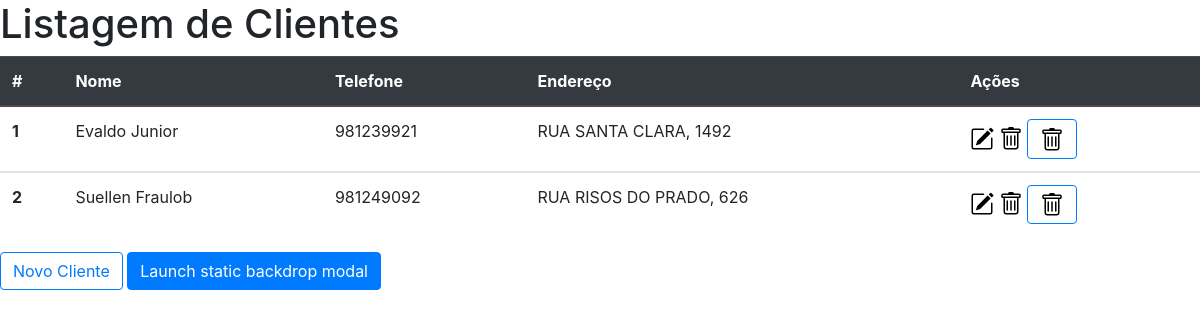
Screenshot of /clientes/listarCliente/ with the database file from the repository.
### clientes/models.py (models this page shows, shortened)
class Pessoa(models.Model):
    UF_CHOICES = (
        ('AC', 'Acre'),
        ('AL', 'Alagoas'),
        ('AP', 'Amapá'),
        ('BA', 'Bahia'),
        ('CE', 'Ceará'),
        ('DF', 'Distrito Federal'),
        ('ES', 'Espírito Santo'),
        ('GO', 'Goiás'),
        ('MA', 'Maranão'),
        ('MG', 'Minas Gerais'),
        ('MS', 'Mato Grosso do Sul'),
        ('MT', 'Mato Grosso'),
        ('PA', 'Pará'),
        ('PB', 'Paraíba'),
        ('PE', 'Pernanbuco'),
        ('PI', 'Piauí'),
        ('PR', 'Paraná'),
        ('RJ', 'Rio de Janeiro'),
        ('RN', 'Rio Grande do Norte'),
        ('RO', 'Rondônia'),
        ('RR', 'Roraima'),
        ('RS', 'Rio Grande do Sul'),
        ('SC', 'Santa Catarina'),
        ('SE', 'Sergipe'),
        ('SP', 'São Paulo'),
        ('TO', 'Tocantins')
    )
    TIPO_CHOICES = (
        ('FISICA', 'Física'),
        ('JURIDICA', 'Jurídica')
    )
    nome = models.CharField(max_length=200)
    celular = models.CharField(max_length=30, null= True)
    nome_fantasia = models.CharField(max_length=200, null=True)
    cpf_cnpj = models.CharField(max_length=30, null=True)
    rg_ie = models.CharField(max_length=30, null=True)
    whatsApp = models.CharField(max_length=30, null= True)
    email = models.EmailField(max_length=200, null=True)
    tipo_cliente = models.CharField(choices=TIPO_CHOICES, max_length=10, default=TIPO_CHOICES[0])
    cep = models.CharField(max_length=15, null=True)
    uf = models.CharField(max_length=2, choices=UF_CHOICES, default='RR')
    codigo_ibge = models.IntegerField(null=True)
    logradouro = models.CharField(max_length=200)
    numero = models.CharField(max_length=20)
    bairro = models.CharField(max_length=60)
    referencia = models.TextField(null=True)
    release_date = models.DateTimeField('Data de Cadastro', auto_now=True)

### clientes/views.py (the view)
# urls.py: path('listarCliente/', views.listarCliente, name='listarCliente'),
def listarCliente(request, tempate_name='listarCliente.html'):
    clientes = Pessoa.objects.all()
    return render(request, tempate_name, {'clientes': clientes})

### clientes/templates/listarCliente.html (shortened to what this page needs)
{% extends 'base.html' %}
{% load static %}
{% block tituloPagina %}
Listagem de Clientes
{% endblock %}
{% block conteudo %}
<table class="table">
    <thead class="thead-dark">
        <tr>
        <th scope="col">#</th>
        <th scope="col">Nome</th>
        <th scope="col">Telefone</th>
        <th scope="col">Endereço</th>
        <th scope="col">Ações</th>
        </tr>
    </thead>
    {% for cliente in clientes %}
    <tbody>
        <tr>
            <th scope="row">{{cliente.id}}</th>
            <td>{{cliente.nome}}</td>
            <td>{{cliente.celular}}</td>
            <td>{{cliente.logradouro}}, {{cliente.numero}} </td>
            <td>
                <a href={% url  'editarCliente' pk=cliente.id %}>
                    <img src={%  static 'icons/pencil-square.svg' %} alt="" width="24" height="24">
                </a>
                <a href={% url  'removerCliente' pk=cliente.id %}>
                    <img src={%  static 'icons/trash.svg' %} alt="" width="24" height="24">
                </a>
                <button type="button" class="btn btn-outline-primary" data-toggle="modal" data-target="#staticBackdrop">
                    <img src={%  static 'icons/trash.svg' %} alt="" width="24" height="24">
                </button>
            </td>
        </tr>
    </tbody>
    {% endfor %}
</table>
<a href="{% url 'novoCliente' %}"
<button type="button" class="btn btn-outline-primary">Novo Cliente</button>
</a>
<button type="button" class="btn btn-primary" data-toggle="modal" data-target="#staticBackdrop">
    Launch static backdrop modal
</button>
{% endblock conteudo %}

### clientes/templates/base.html (shortened to what this page needs)
<!DOCTYPE html>
<html lang="en">
<head>
    <link rel="stylesheet" href="https://stackpath.bootstrapcdn.com/bootstrap/4.5.2/css/bootstrap.min.css">
</head>
<body>
    <h1> {% block tituloPagina %} {%endblock%} </h1>
    {% block conteudo %}
    {% endblock %}
</body>
</html>

### rows the page displays
Pessoa: id "1", nome "Evaldo Junior", celular "981239921", logradouro "RUA SANTA CLARA", numero "1492"
Pessoa: id "2", nome "Suellen Fraulob", celular "981249092", logradouro "RUA RISOS DO PRADO", numero "626"
